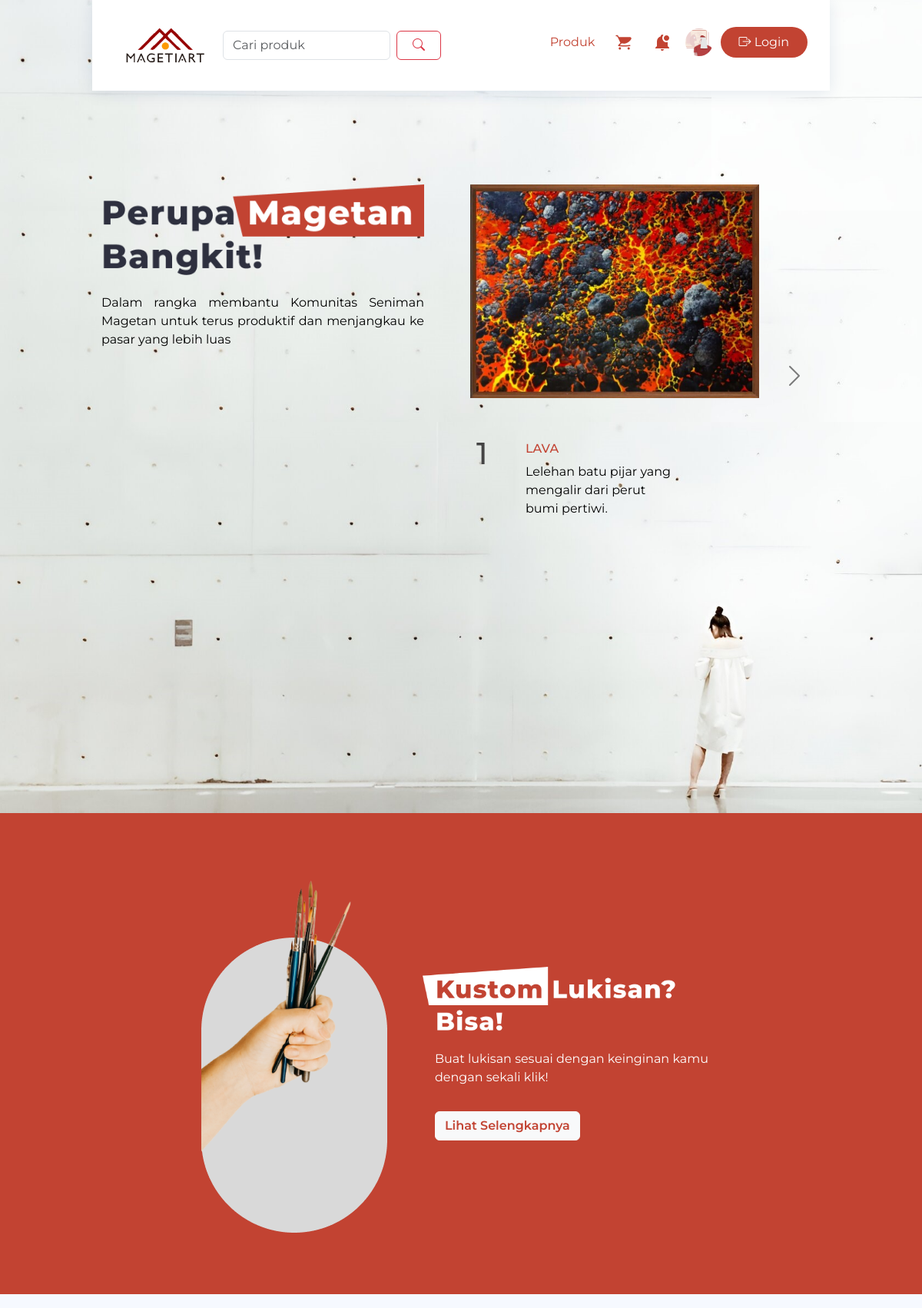
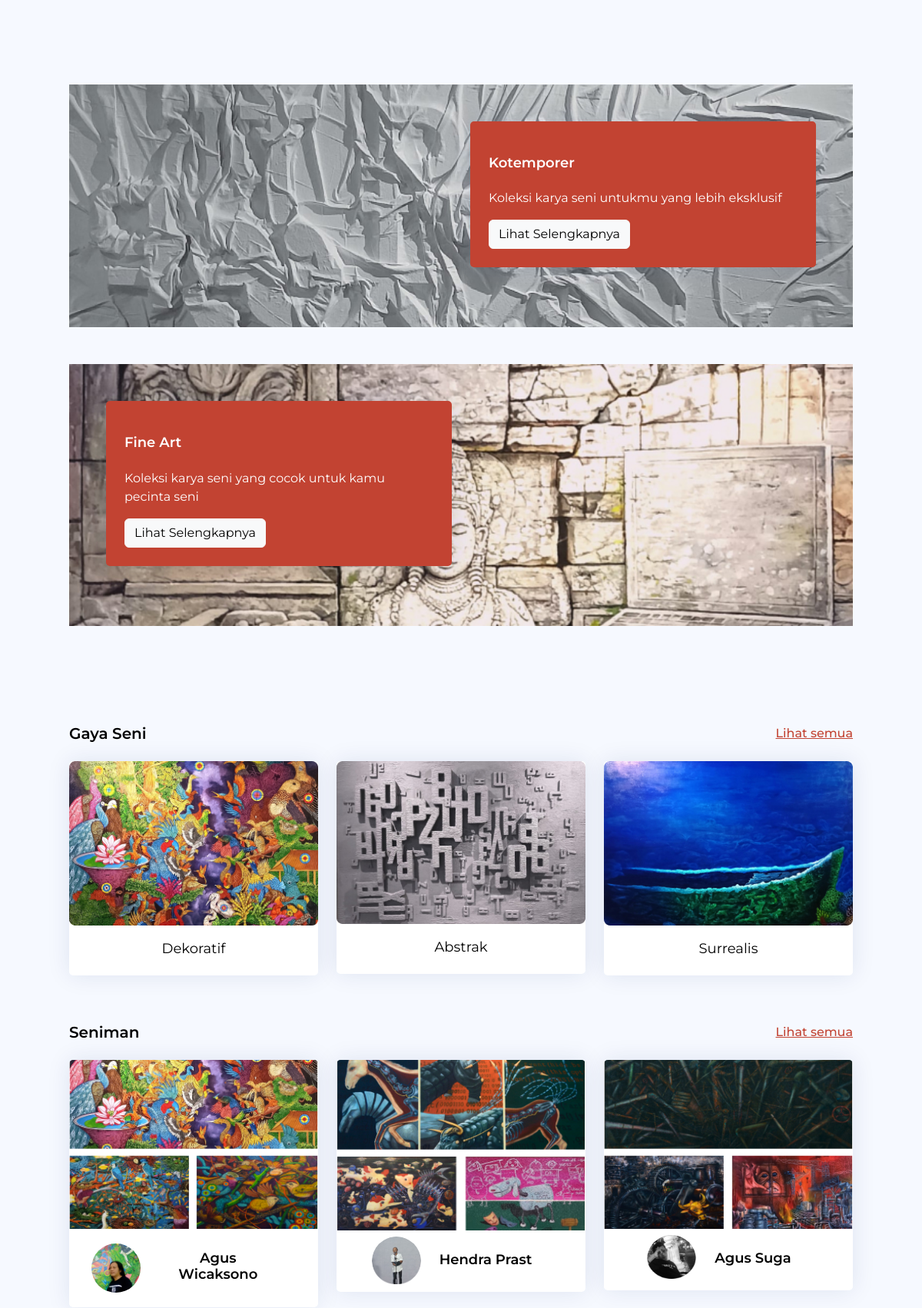
The page / (upper part) on the database its author committed (2 pictures, top to bottom).
### tables this page shows
CREATE TABLE `dekorasi` (
  `id` int(11) NOT NULL,
  `type` varchar(64) NOT NULL,
  `title` varchar(256) DEFAULT NULL,
  `slug` varchar(256) NOT NULL,
  `description` varchar(256) DEFAULT NULL,
  `image` varchar(64) DEFAULT NULL,
  `updated_at` timestamp NOT NULL DEFAULT current_timestamp() ON UPDATE current_timestamp()
);

CREATE TABLE `seniman` (
  `id` int(11) NOT NULL,
  `name` varchar(64) NOT NULL,
  `place` varchar(64) NOT NULL,
  `profile` varchar(480) NOT NULL,
  `image` varchar(64) NOT NULL,
  `ig` varchar(64) NOT NULL,
  `email` varchar(64) NOT NULL,
  `fb` varchar(64) NOT NULL,
  `cover` varchar(64) NOT NULL,
  `created_at` timestamp NULL DEFAULT NULL
);

### application/controllers/Home.php (called while the page is built, shortened)
<?php
class Home extends CI_Controller
{
    public function __construct()
    {
        $this->load->model('User_model');
        $this->load->model('Dekorasi_model');
    }
    public function index()
    {
        $user = '';
        $carts = 0;
        $data = [
            'title' => 'Home - MagetiArt',
            'css' => 'user/home/style.css',
            'user' => $user,
            'items' => ($carts) ? $carts['items'] : '',
            'artworks' => $this->Dekorasi_model->getAllForType('karya'),
            'collections' => $this->Dekorasi_model->getAllForType('koleksi'),
            'artstyles' => $this->Dekorasi_model->getAllForType('kategori'),
            'artists' => $this->Dekorasi_model->getAllForTable('seniman'),
            'newss' => $this->Dekorasi_model->getAllForTable('berita')
        ];
        $this->load->view('user/templates/header', $data);
        $this->load->view('user/home/index');
        $this->load->view('user/templates/footer');
    }
}

### index.php (called while the page is built, shortened)
<?php
require_once BASEPATH.'core/CodeIgniter.php';

### application/models/Dekorasi_model.php (called while the page is built, shortened)
<?php
class Dekorasi_model extends CI_Model
{
    private $_table = 'dekorasi';
    public function getAllForType($type)
    {
        $this->db->where('type', $type);
        return $this->db->get($this->_table)->result_array();
    }
    public function getAllForTable($type)
    {
        $queries = $this->getAllForType($type);
        if ($queries) {
            foreach ($queries as $query) {
                $data[] = $query['slug'];
            }
        }
        if ($type == 'seniman') {
            $field = 'email';
        } else {
            $field = 'slug';
        }
        $this->db->select('*');
        $this->db->from($type);
        if (isset($data)) {
            $this->db->where_in($field, $data);
        }
        return $this->db->get()->result_array();
    }
}

### application/views/user/home/index.php (the view, shortened to what this page needs)
<header id="header" class="header fixed-top " style="height: fit-content; margin: 0 10%;">
    <div class="container">
        <div class="row py-1 py-sm-2 py-md-3 align-items-center">
            <div class="col">
                <nav class="navbar navbar-expand-lg">
                    <div class="container-fluid justify-content-between">
                        <a class="navbar-brand" href="#">
                            <div>
                                <img src="<?= base_url('public/img/template/navbar-logo.png'); ?>" class="img-fluid me-2">
                            </div>
                        </a>
                        <div class="collapse navbar-collapse justify-content-between" id="navbarSupportedContent">
                            <form action="<?= base_url('Produk'); ?>" method="post" class="d-flex my-3" role="search">
                                <input class="form-control me-2" type="search" placeholder="Cari produk" aria-label="Search" name="keyword">
                                <button class="btn btn-outline-danger" type="submit"><i class="bi bi-search p-2"></i></button>
                            </form>
                            <div class="row">
                                <div class="col">
                                    <ul class="navbar-nav me-auto mb-2 mb-lg-0 align-items-end align-items-lg-center">
                                        <li class="nav-item mb-2">
                                            <a class="nav-link active" href="<?= base_url('Produk'); ?>">Produk</a>
                                        </li>
                                        <li class="nav-item mb-2">
                                            <a class="nav-link" href="<?= base_url('Keranjang'); ?>">
                                                <img src="<?= base_url('public/img/template/shopping-cart.svg'); ?>">
                                            </a>
                                        </li>
                                        <li class="nav-item mb-2">
                                            <a class="nav-link" href="<?= base_url('Home/notification'); ?>">
                                                <img src="<?= base_url('public/img/template/bell.svg'); ?>">
                                            </a>
                                        </li>
                                        <li class="nav-item mb-2">
                                            <div class="rounded-circle overflow-hidden" style="height: 3vw; width: 3vw;">
                                                <?php if ($user) : ?>
                                                    <a class="nav-link p-0 " href="<?= base_url('Admin'); ?>" target="_blank">
                                                        <img class="img-fluid" src="<?= base_url('public/img/admin/user/' . $user['image']); ?>">
                                                    </a>
                                                <?php else : ?>
                                                    <img class="img-fluid" src="<?= base_url('public/img/template/blank-profile-picture.jpg'); ?>">
                                                <?php endif; ?>
                                            </div>
                                        </li>
                                        <?php if (!$user) : ?>
                                            <li class="nav-item mb-2">
                                                <div class="rounded-pill px-3" style="background-color: #c24332;">
                                                    <a class="nav-link" href="<?= base_url('Auth'); ?>" style="color: white;"><i class="bi bi-box-arrow-right"></i> Login</a>
                                                </div>
                                            </li>
                                        <?php endif; ?>
                                    </ul>
                                </div>
                            </div>
                        </div>
                    </div>
                </nav>
            </div>
        </div>
    </div>
</header>
<div class="container-fluid hero" style="background-image: url(<?= base_url('public/img/user/home/hero-bg.jpg'); ?>); background-repeat: no-repeat; background-size: cover; background-position: center;">
    <div class="row" style="padding: 0 10vw;">
        <div class="col-lg-6 pe-lg-5">
            <img src="<?= base_url('public/img/user/home/hero.png'); ?>" class="img-fluid">
            <p class="py-4" style="color: black; text-align: justify;">Dalam rangka membantu Komunitas Seniman Magetan untuk terus produktif dan menjangkau ke pasar yang lebih luas</p>
        </div>
        <div class="col-lg-6">
            <div id="carouselExampleCaptions" class="carousel slide" data-bs-ride="carousel">
                <div class="carousel-inner">
                    <?php
                    $i = 1;
                    foreach ($artworks as $artwork) :
                    ?>
                        <div <?php if ($i == 1) { ?> class="carousel-item active" <?php } else { ?> class="carousel-item" <?php } ?>>
                            <div class="row">
                                <div class="col-10">
                                    <img src="<?= base_url('public/img/admin/dekorasi/' . $artwork['image']); ?>" class="img-fluid" alt="<?= $artwork['title']; ?>">
                                    <div class="row py-5 px-2">
                                        <div class="col-2">
                                            <h1><?= $i; ?></h1>
                                        </div>
                                        <div class="col-7">
                                            <div class="mt-2">
                                                <h5><?= $artwork['title']; ?></h5>
                                                <p><?= $artwork['description']; ?>.</p>
                                            </div>
                                        </div>
                                    </div>
                                </div>
                            </div>
                        </div>
                    <?php
                        $i++;
                    endforeach; ?>
                </div>
                <button class="carousel-control-next " style="filter: invert(100%);" type="button" data-bs-target="#carouselExampleCaptions" data-bs-slide="next">
                    <span class="carousel-control-next-icon" aria-hidden="true"></span>
                </button>
            </div>
        </div>
    </div>
</div>
<div class="container-fluid kustom" style="background-color: #C24332; padding: 10vh 0;">
    <div class="row w-100 align-items-center justify-content-center">
        <div class="col-5 col-lg-3 col-xxl-4 text-center">
            <img src="<?= base_url('public/img/user/home/kustom-art.png'); ?>" class="img-fluid">
        </div>
        <div class="col-6 col-lg-4 col-xxl-5">
            <img src="<?= base_url('public/img/user/home/kustom.png'); ?>" class="img-fluid">
            <p class="py-3 ms-3">Buat lukisan sesuai dengan keinginan kamu dengan sekali klik!</p>
            <a href="<?= base_url('Detail/kustom'); ?>" class="btn btn-light ms-3">Lihat Selengkapnya</a>
        </div>
    </div>
</div>
<div class="container koleksi" style="padding: 10vh 5vw;">
    <div class="row">
        <div class="col">
            <?php $i = 1; ?>
            <?php foreach ($collections as $collection) : ?>
                <div class="jumbotron jumbotron-fluid py-5 my-5 " style="background-image: url('<?= base_url('public/img/admin/dekorasi/' . $collection['image']); ?>'); background-size: cover; ">
                    <div class="container px-5">
                        <div class="row <?= ($i % 2 == 1) ? 'justify-content-lg-end' : '';  ?>">
                            <div class="col-lg-6">
                                <div class="card" style="background-color: #C24332;">
                                    <div class="card-body p-4">
                                        <h5 class="card-title"><?= $collection['title']; ?></h5>
                                        <p class="card-text"><?= $collection['description']; ?></p>
                                        <a href="<?= base_url('Produk/category/' . $collection['slug']); ?>" class="btn btn-light">Lihat Selengkapnya</a>
                                    </div>
                                </div>
                            </div>
                        </div>
                        <?php $i++; ?>
                    </div>
                </div>
            <?php endforeach; ?>
        </div>
    </div>
</div>
<div class="container gayaseni" style="padding: 0 5vw;">
    <div class="row mb-3 justify-content-between">
        <div class="col-4 col-sm-2">
            <h5>Gaya Seni</h5>
        </div>
        <div class="col-4 col-sm-2 text-end">
            <a class="see" href="<?= base_url('Produk'); ?>">Lihat semua</a>
        </div>
    </div>
    <div class="row mb-3 justify-content-between">
        <?php foreach ($artstyles as $artstyle) : ?>
            <div class="col-md-4 mb-3">
                <a href="<?= base_url('Produk/category/' . $artstyle['slug']); ?>">
                    <div class="card">
                        <img src="<?= base_url('public/img/admin/dekorasi/' . $artstyle['image']); ?>" class="card-img-top" alt="<?= $artstyle['title']; ?>">
                        <div class="card-body pb-0 text-center">
                            <h5 class="card-title"><?= $artstyle['title']; ?></h5>
                        </div>
                    </div>
                </a>
            </div>
        <?php endforeach; ?>
    </div>
</div>
<div class="container seniman" style="padding: 0 5vw;">
    <div class="row mb-3 justify-content-between">
        <div class="col-4 col-sm-2">
            <h5>Seniman</h5>
        </div>
        <div class="col-4 col-sm-2 text-end">
            <a class="see" href="<?= base_url('Produk/seniman'); ?>">Lihat semua</a>
        </div>
    </div>
    <div class="row mb-3 justify-content-between">
        <?php foreach ($artists as $artist) : ?>
            <div class="col-md-4 mb-3">
                <a href="<?= base_url('Detail/seniman/' . $artist['email']); ?>" style="text-decoration: none; ">
                    <div class="card">
                        <img src="<?= base_url('public/img/admin/seniman/' . $artist['cover']); ?>" class="card-img-top" alt="<?= $artist['name']; ?>">
                        <div class="card-body p-0 text-center">
                            <div class="row py-2 justify-content-center">
                                <div class="col col-lg-10 justify-content-center d-inline-flex align-items-center">
                                    <div class="rounded-circle overflow-hidden image">
                                        <img src="<?= base_url('public/img/admin/seniman/' . $artist['image']); ?>" class="img-fluid">
                                    </div>
                                    <h5 class="card-title px-4 px-md-2 px-lg-4">
                                        <?= (strlen($artist['name']) < 20) ? $artist['name'] : substr($artist['name'], 0, 20) . '...'; ?>
                                    </h5>
                                </div>
                            </div>
                        </div>
                    </div>
                </a>
            </div>
        <?php endforeach; ?>
    </div>
</div>

### public/assets/css/style.css (style rules this page uses)
:root { scroll-behavior: smooth; }
body { font-family: "Open Sans", sans-serif; background: #f6f9ff; color: #444444; }
a { color: #4154f1; text-decoration: none; }
h1, h2, h3, h4, h5, h6 { font-family: "Nunito", sans-serif; }
.card { margin-bottom: 30px; border: none; border-radius: 5px; box-shadow: 0px 0 30px rgba(1, 41, 112, 0.1); }
.card-title { padding: 20px 0 15px 0; font-size: 18px; font-weight: 500; color: #012970; font-family: "Poppins", sans-serif; }
.card-body { padding: 0 20px 20px 20px; }
.header { transition: all 0.5s; z-index: 997; height: 60px; box-shadow: 0px 2px 20px rgba(1, 41, 112, 0.1); background-color: #fff; padding-left: 20px; }

### public/css/user/home/style.css (style rules this page uses)
* { font-family: "Montserrat", sans-serif; }
html { scroll-behavior: smooth; }
.header .navbar .nav-item { padding: 0 0.3rem; }
.header .navbar .nav-link { color: #c24332; }
.hero { padding-top: 30vh; padding-bottom: 40vh; }
.hero .carousel h1 { font-family: "Montserrat", sans-serif; }
.hero .carousel h5 { font-family: "Montserrat", sans-serif; color: #c24332; font-size: medium; }
.hero .carousel p { color: black; }
.kustom p { color: white; }
.kustom .btn { color: #c24332; font-weight: 600; }
.koleksi .card .card-title { font-family: "Montserrat", sans-serif; color: white; font-weight: 600; }
.koleksi .card .card-text { color: white; }
.gayaseni h5, .seniman h5, .berita h5 { font-family: "Montserrat", sans-serif; font-weight: 600; color: black; }
.gayaseni .see, .seniman .see, .berita .see { color: #c24332; text-decoration: underline; font-weight: 500; }
.gayaseni .card .card-title { font-weight: 400; }
.seniman .card .image { height: 4rem; width: 4rem; }

### rows shown on the page
dekorasi: image (picture), title "LAVA", description "Lelehan batu pijar yang mengalir dari perut bumi pertiwi"
dekorasi: image (picture), title "Kotemporer", description "Koleksi karya seni untukmu yang lebih eksklusif"
dekorasi: image (picture), title "Fine Art", description "Koleksi karya seni yang cocok untuk kamu pecinta seni"
dekorasi: image (picture), title "Dekoratif"
dekorasi: image (picture), title "Abstrak"
dekorasi: image (picture), title "Surrealis"
seniman: cover (picture), image (picture), name "Agus Wicaksono"
seniman: cover (picture), image (picture), name "Hendra Prast"
seniman: cover (picture), image (picture), name "Agus Suga"
